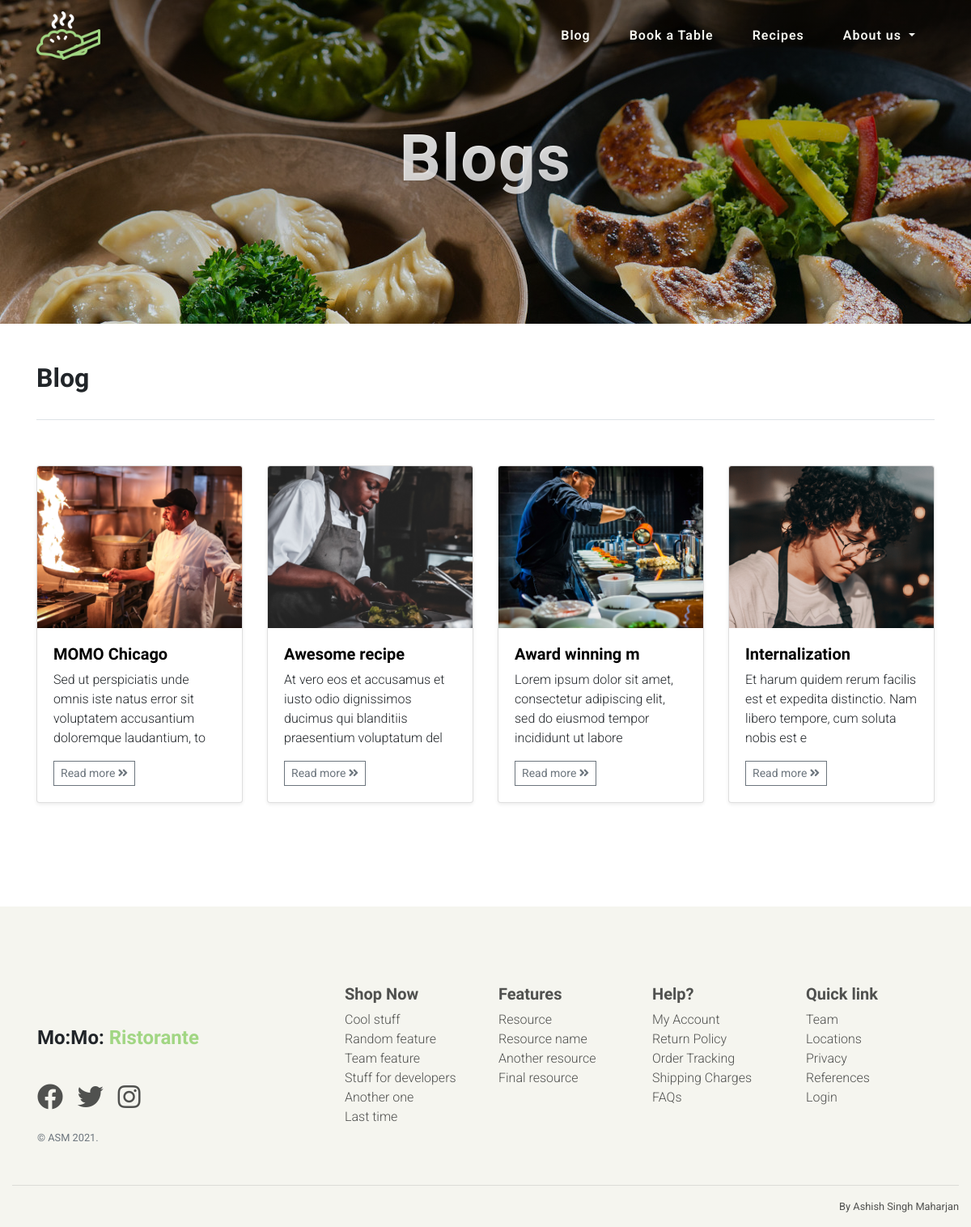
Before: /blog with the older database file.
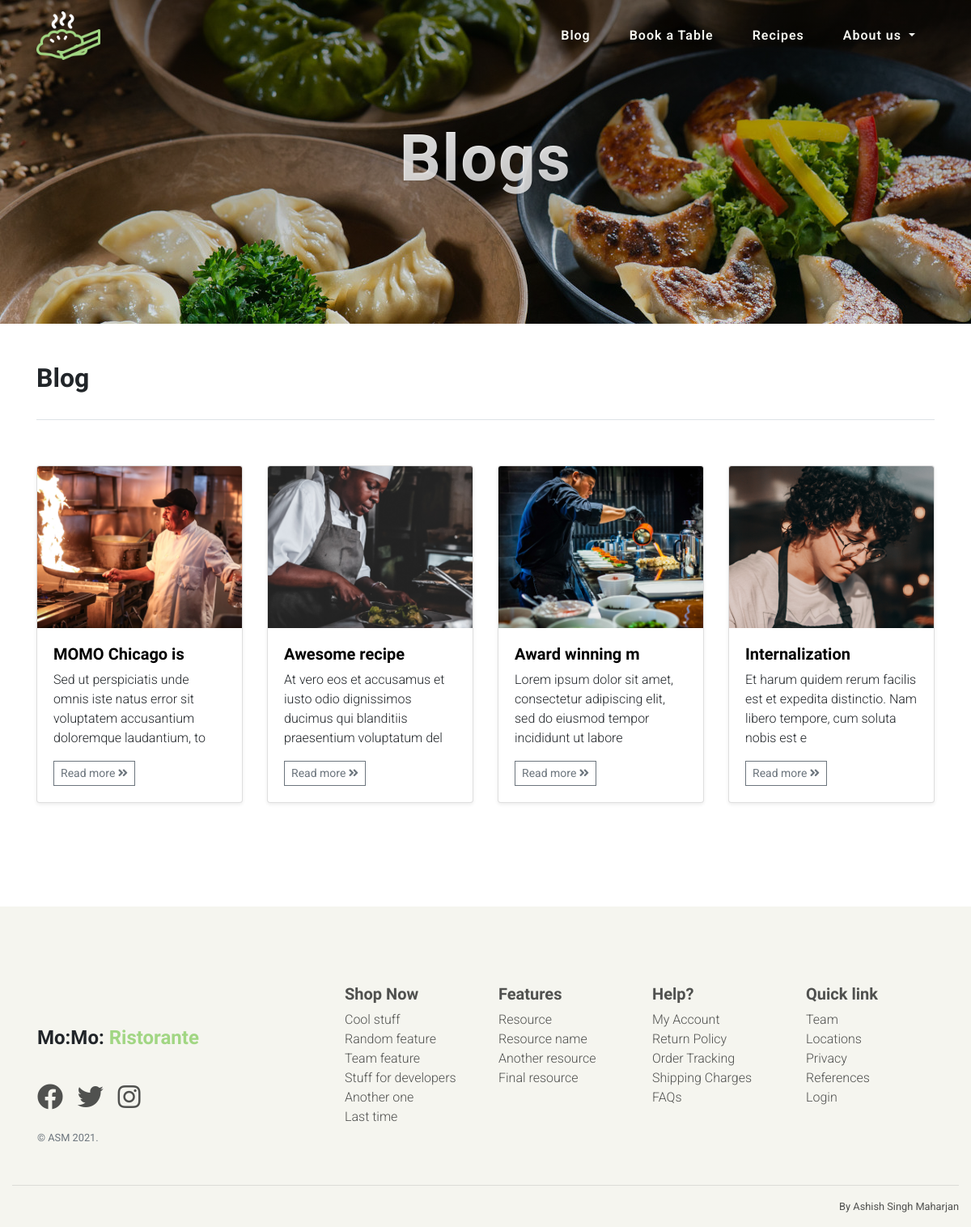
After: the same page with the newer database file.
### blogs/models.py (models this page shows, shortened)
class Blog(Authorable, TimeStampedModel, Titleable, models.Model):
    id = models.UUIDField(primary_key=True, default=uuid.uuid4, editable=False)
    excerpt = models.TextField(max_length=200, blank=True)
    content = models.TextField(blank=True)
    image = models.ImageField(upload_to='', default='default.png', blank=True)

### blogs/views.py (the view)
# urls.py: path('', views.blogs, name='blog'),
def blogs(request):
    blog_posts = Blog.objects.all()
    return render(request, 'blogs/index.html', {
        'blog_posts': blog_posts
    })

### blogs/templates/blogs/index.html (shortened to what this page needs)
{% extends 'base.html' %}
{% load static %}
{% block content %}
<header class="master-head common-master-head">
    <div class="container d-flex h-100 align-items-center">
        <div class="mx-auto text-center">
            <h1 class="site">Blogs</h1>
        </div>
    </div>
</header>
<section class="container py-5 common-container">
    <h2 class="heading">Blog</h2>
    <div class="row g-5 py-5">
        {% for blog_post in blog_posts %}
        <div class="col-3">
            <div class="card shadow-sm">
                <img alt="{{ blog_post.title }}"
                     class="card-img-top"
                     src="{{ blog_post.image.url }}">
                <div class="card-body">
                    <h5>
                        <a href="{% url 'blog_detail' blog_post.id %}">
                            {{ blog_post.title|slice:":15" }}
                        </a>
                    </h5>
                    <p class="card-text">
                        {{ blog_post.excerpt|slice:":100" }}
                    </p>
                    <div class="d-flex justify-content-between align-items-center">
                        <div class="btn-group">
                            <a class="btn btn-sm btn-outline-secondary"
                               href="{% url 'blog_detail' blog_post.id %}">
                                Read more <i class="fas fa-angle-double-right"></i>
                            </a>
                        </div>
                    </div>
                </div>
            </div>
        </div>
        {% empty %}
        <p>No record found.</p>
        {% endfor %}
    </div>
</section>
{% endblock %}

### templates/base.html (shortened to what this page needs)
{% load static %}
<!DOCTYPE html>
<html lang="en">
<head>
    <link href="{% static '/css/bootstrap.min.css' %}" rel="stylesheet" type="text/css"/>
    <link href="https://cdnjs.cloudflare.com/ajax/libs/font-awesome/5.15.3/css/all.min.css" rel="stylesheet"/>
    <link href="https://cdnjs.cloudflare.com/ajax/libs/slick-carousel/1.9.0/slick.min.css" rel="stylesheet"
          type="text/css"/>
    <link href="https://cdnjs.cloudflare.com/ajax/libs/slick-carousel/1.9.0/slick-theme.css" rel="stylesheet"
          type="text/css"/>
    <link href="{% static '/css/main.css' %}" rel="stylesheet" type="text/css"/>
    <link href="{% static 'website/css/style.css'%}" rel="stylesheet" type="text/css"/>
</head>
<body>
{% include './shared/nav.html' %}
{% block content %}
{% endblock %}
{% include './shared/footer.html' %}
</body>
</html>

### templates/shared/nav.html (shortened to what this page needs)
{% load static %}
<nav class="navbar navbar-expand-lg navbar-light fixed-top" id="mainNav">
    <div class="container main-menu">
        <a class="navbar-brand" href="{% url 'home' %}">
            <img alt="{{setting.title}}" src="{% static '/images/momo-logo.png' %}"/>
        </a>
        <div class="collapse navbar-collapse" id="navbarResponsive">
            <ul class="navbar-nav ml-auto">
                <li>
                    <a class="nav-link" href="{% url 'blog' %}">
                        Blog
                    </a>
                </li>
                <li>
                    <a class="nav-link" href="{% url 'home' %}#book-table"> Book a Table </a>
                </li>
                <li>
                    <a class="nav-link" href="{% url 'recipe' %}">
                        Recipes
                    </a>
                </li>
                <li class="nav-item dropdown">
                    <a aria-expanded="false"
                       aria-haspopup="true"
                       class="nav-link dropdown-toggle"
                       data-toggle="dropdown"
                       href="{% url 'under_construction' %}"
                       id="navbarDropdown"
                       role="button">
                        About us
                    </a>
                </li>
            </ul>
        </div>
    </div>
</nav>

### templates/shared/footer.html (shortened to what this page needs)
{% load static %}
<footer class="footer-1">
    <div class="container">
        <div class="row">
            <div class="col-lg-4 col-md-3 col-sm-6 p-3">
                <div class="footer-brand">
                    <p class="brand">
                        Mo:Mo:<span style="color: #a1d683"> Ristorante</span>
                    </p>
                    <ul class="social list-unstyled text-small text-left pt-3">
                        <li>
                            <a href="#">
                                <i class="fab fa-facebook"></i>
                            </a>
                        </li>
                        <li>
                            <a href="#">
                                <i class="fab fa-twitter"></i>
                            </a>
                        </li>
                        <li>
                            <a href="#">
                                <i class="fab fa-instagram"></i>
                            </a>
                        </li>
                    </ul>
                </div>
                <small class="d-block mb-3 text-muted">© ASM 2021.</small>
            </div>
            <div class="col-lg-2 col-md-3 col-sm-6 p-3">
                <h5>Shop Now</h5>
                <ul class="list-unstyled text-small">
                    <li>
                        <a href="{% url 'under_construction' %}">Cool stuff</a>
                    </li>
                    <li>
                        <a href="{% url 'under_construction' %}">Random feature</a>
                    </li>
                    <li>
                        <a href="{% url 'under_construction' %}">Team feature</a>
                    </li>
                    <li>
                        <a href="{% url 'under_construction' %}">Stuff for developers</a>
                    </li>
                    <li>
                        <a href="{% url 'under_construction' %}">Another one</a>
                    </li>
                    <li>
                        <a href="{% url 'under_construction' %}">Last time</a>
                    </li>
                </ul>
            </div>
            <div class="col-lg-2 col-md-3 col-sm-6 p-3">
                <h5>Features</h5>
                <ul class="list-unstyled text-small">
                    <li><a href="{% url 'under_construction' %}">Resource</a></li>
                    <li>
                        <a href="{% url 'under_construction' %}">Resource name</a>
                    </li>
                    <li>
                        <a href="{% url 'under_construction' %}">Another resource</a>
                    </li>
                    <li>
                        <a href="{% url 'under_construction' %}">Final resource</a>
                    </li>
                </ul>
            </div>
            <div class="col-lg-2 col-md-3 col-sm-6 p-3">
                <h5>Help?</h5>
                <ul class="list-unstyled text-small">
                    <li>
                        <a href="{% url 'under_construction' %}">My Account</a>
                    </li>
                    <li>
                        <a href="{% url 'under_construction' %}">Return Policy</a>
                    </li>
                    <li>
                        <a href="{% url 'under_construction' %}">Order Tracking</a>
                    </li>
                    <li>
                        <a href="{% url 'under_construction' %}">Shipping Charges</a>
                    </li>
                    <li><a href="{% url 'under_construction' %}">FAQs</a></li>
                </ul>
            </div>
            <div class="col-lg-2 col-md-3 col-sm-6 p-3">
                <h5>Quick link</h5>
                <ul class="list-unstyled text-small">
                    <li><a href="{% url 'under_construction' %}">Team</a></li>
                    <li>
                        <a href="{% url 'under_construction' %}">Locations</a>
                    </li>
                    <li><a href="{% url 'under_construction' %}">Privacy</a></li>
                    <li>
                        <a href="{% url 'references' %}">
                            References
                        </a>
                    </li>
                    {% if user.is_authenticated %}
                    <li><a href="http://127.0.0.1:8000/admin/">My Account</a></li>
                    {% else %}
                    <li><a href="http://127.0.0.1:8000/admin">Login</a></li>
                    {% endif %}
                </ul>
            </div>
        </div>
    </div>
    <div class="container-fluid">
        <hr/>
        <div class="row">
            <div class="col-lg-6 col-md-6 col-sm-6 col-xs-12">
            </div>
            <div class="col-lg-6 col-md-6 col-sm-6 col-xs-12">
                <small class="designer">
                    By
                    <a href="#">
                        Ashish Singh Maharjan
                    </a>
                </small>
            </div>
        </div>
    </div>
</footer>

### static/css/main.css (style rules this page uses)
html { scroll-behavior: smooth; }
html, body { font-family: "Roboto", serif; font-weight: 300; height: 100%; }
h1, h2, h3, h4, h5, h6 { font-family: "Cardo", serif; font-weight: 700; }

### website/static/website/css/style.css (style rules this page uses)
.btn { border-radius: 0; border-color: none; }
.master-head { position: relative; height: auto; min-height: 35rem; padding: 15rem 0; width: 100%; background-position: center; background-repeat: no-repeat; background-attachment: scroll; }
.master-head h1 { font-size: 2rem; line-height: 2rem; letter-spacing: 0.1rem; }
.master-head h1, .master-head h2 { background: -webkit-linear-gradient(white, rgba(255, 255, 255, 0.8)); -webkit-text-fill-color: transparent; -webkit-background-clip: text; text-shadow: 1px 1px 2px rgba(0, 0, 0, 0.1); }
@media (min-width: 768px) { .master-head h1 { font-size: 4rem; line-height: 7rem; } }
@media (min-width: 992px) { .master-head { height: 100vh; padding: 0; } }
@media (min-width: 992px) { .master-head h1 { font-size: 5rem; line-height: 5rem; letter-spacing: 0.1rem; } }
#mainNav { letter-spacing: 0.0625em; background-color: transparent; }
#mainNav .navbar-brand { color: #a1d683; padding: 0.9rem 0; font-family: "Pacifico", cursive; font-size: 1.8rem; font-weight: 100; }
#mainNav .navbar-brand img { height: 60px; }
#mainNav .nav-link { color: #f5f5ef; }
@media (min-width: 992px) { #mainNav { padding-top: 0; padding-bottom: 0; border-bottom: none; -webkit-transition: background-color 0.3s ease-in-out; transition: background-color 0.3s ease-in-out; } }
@media (min-width: 992px) { #mainNav .navbar-brand { padding: 0.5rem 0; color: #f5f5ef; } }
@media (min-width: 992px) { #mainNav .nav-link { -webkit-transition: none; transition: none; padding: 2rem 1.5rem; color: #f5f5ef; font-weight: 600; } }
.footer-1 { padding: 5rem 0 1rem 0; background-color: #f5f5ef; }
.footer-1 h5 { color: #50514f; }
.footer-1 a { color: #50514f; }
.footer-1 .footer-brand { font-size: 2rem; }
.footer-1 .footer-brand .brand { font-family: "Cardo", serif; font-size: 1.5rem; font-weight: 700; }
.footer-1 .footer-brand li { padding-right: 10px; display: inline; color: #a1d683; }
.footer-1 .designer { color: #50514f !important; }
@media (min-width: 576px) { .footer-1 .designer { float: right; } }
.common-master-head { min-height: 400px; }
.common-container h5 a { color: #000; }
.common-container .heading { padding-bottom: 2rem; border-bottom: 1px solid #dee2e6 !important; }
@media (min-width: 992px) { .common-master-head { height: 400px; } }
@media (min-width: 992px) { .common-master-head h1 { line-height: 8rem; } }

### blogs/templates/blogs/index.html (style rules this page uses)
.common-master-head { background: linear-gradient(rgba(0, 0, 0, 0.5), rgba(0, 0, 0, 0.1)), url("/static/images/background5.jpg"); background-position: center; background-repeat: no-repeat; background-attachment: scroll; background-size: cover; }
.card { margin-bottom: 2rem; }
.card img { object-fit: cover; max-height: 200px; object-position: center; }

Changed rows visible on the page:
changed Blog: title "MOMO Chicago" → "MOMO Chicago is"
